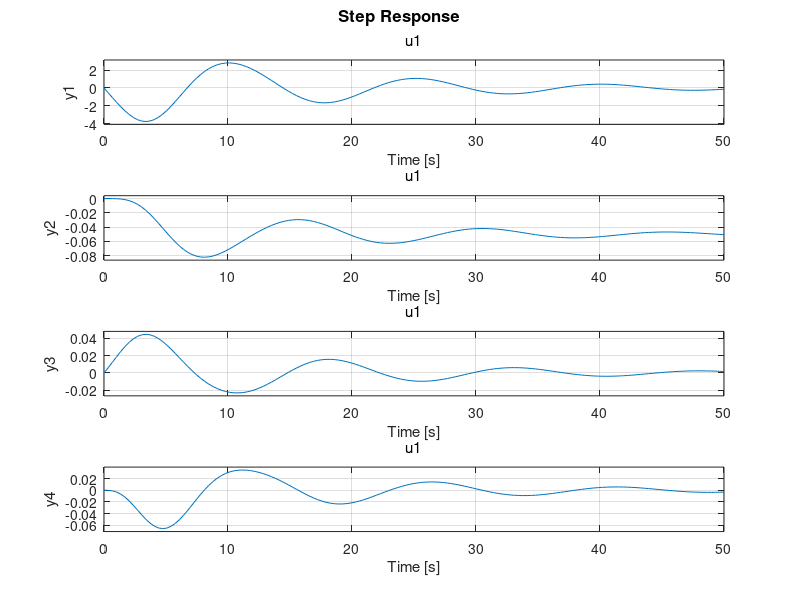

Source code (MATLAB):
% Boeing 747 Longitudinal example from Etkin

close all

theta0 = 0.0;
u0     = 774.0;
Ahat = [ -0.00686854   0.01394951    0.0           -32.2   0.0
         -0.09052721  -0.31506319  773.97653828      0.0   0.0
          0.00011865  -0.00102552   -0.42843608      0.0   0.0
          0.0          0.0           1.0             0.0   0.0
          1.0          0.0           0.0             0.0   0.0 ];
Bhat = [  -0.000187   9.66
         -17.85       0.0
          -1.158      0.0
           0.0        0.0
           0.0        0.0  ];

[V,D]=eig(Ahat(1:4,1:4));

T=2*pi./imag(diag(D));
thalf=log(2)./abs(real(diag(D)));
nhalf=(log(2)/(2*pi))*abs(imag(diag(D)))./abs(real(diag(D)));

% Set up linear time invariant system (LTI)

% PID control for following commanded delta_u = 0

% k=[0.005 0.0001 0.015] % Pretty good settings

% Ziegler Nichols
k=[0.018 0 0]
k0=0.018; T0=8;
% P controller
kp=0.5*k0
ki=0
kd=0
% PI
kp=0.45*k0
Ti=T0/1.2
ki=kp/Ti
kd=0
% PID
kp=0.6*k0
Ti=T0/2
ki=kp/Ti
Td=T0/8
kd=kp*Td

k=[kp    ki   kd]

Chat=[1 0 0 0 0
      0 0 0 0 1
      Ahat(1,:) ];

Aloop=Ahat-Bhat(:,1)*k*Chat

Bloop=(-1/6)*Bhat(:,2);

C = [1    0   0  0  0        % u
     0 -1/u0  0  1  0        % -alpha+theta=gamma
        -k*Chat              % delta_e
     0  1/u0  0  0  0   ];   % alpha

D=zeros(4,1);

sys=ss(Aloop,Bloop,C,D);

step(sys,50)
%step(sys,100)
%figure
%bode(sys,{0.01 10})
%figure
%impulse(sys)
